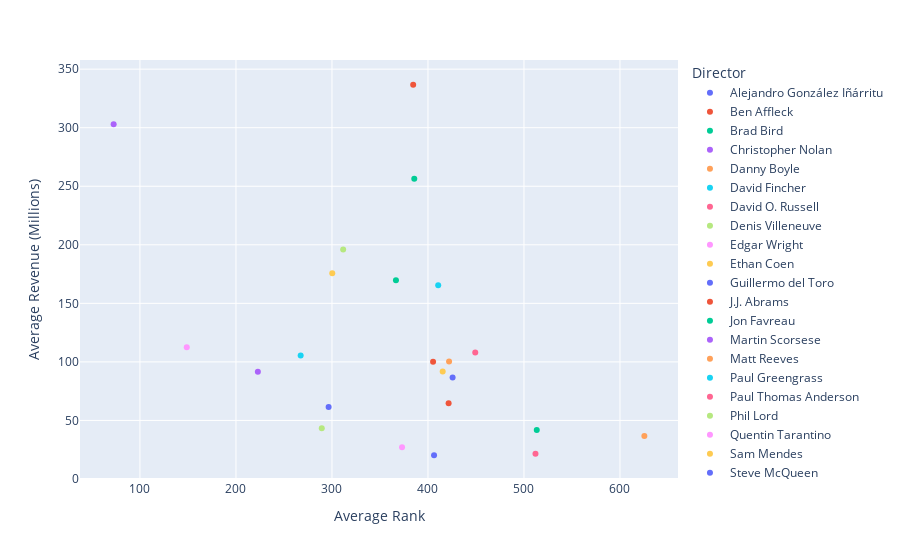

This figure's notebook cell:
### Code cell
scatter_fig = px.scatter(
    data_frame=final_director,
    x = "Average Rank",
    y = "Average Revenue (Millions)",
    color= "Director",
    hover_name = "Director",
    hover_data = ["Average Rank","Average Revenue (Millions)"])
scatter_fig

### Figure 1 — Plotly figure (JSON) as saved in the notebook; plotly's stock layout.template omitted (floating-point values rounded to 4 significant figures)
{"data": [{"hovertemplate": "<b>%{hovertext}</b><br><br>Director=Alejandro González Iñárritu<br>Average Rank=%{x}<br>Average Revenue (Millions)=%{y}<extra></extra>", "hovertext": ["Alejandro González Iñárritu"], "legendgroup": "Alejandro González Iñárritu", "marker": {"color": "#636efa", "symbol": "circle"}, "mode": "markers", "name": "Alejandro González Iñárritu", "orientation": "v", "showlegend": true, "type": "scatter", "x": [425.7], "xaxis": "x", "y": [86.76], "yaxis": "y"}, {"hovertemplate": "<b>%{hovertext}</b><br><br>Director=Ben Affleck<br>Average Rank=%{x}<br>Average Revenue (Millions)=%{y}<extra></extra>", "hovertext": ["Ben Affleck"], "legendgroup": "Ben Affleck", "marker": {"color": "#EF553B", "symbol": "circle"}, "mode": "markers", "name": "Ben Affleck", "orientation": "v", "showlegend": true, "type": "scatter", "x": [421.5], "xaxis": "x", "y": [64.72], "yaxis": "y"}, {"hovertemplate": "<b>%{hovertext}</b><br><br>Director=Brad Bird<br>Average Rank=%{x}<br>Average Revenue (Millions)=%{y}<extra></extra>", "hovertext": ["Brad Bird"], "legendgroup": "Brad Bird", "marker": {"color": "#00cc96", "symbol": "circle"}, "mode": "markers", "name": "Brad Bird", "orientation": "v", "showlegend": true, "type": "scatter", "x": [366.7], "xaxis": "x", "y": [169.7], "yaxis": "y"}, {"hovertemplate": "<b>%{hovertext}</b><br><br>Director=Christopher Nolan<br>Average Rank=%{x}<br>Average Revenue (Millions)=%{y}<extra></extra>", "hovertext": ["Christopher Nolan"], "legendgroup": "Christopher Nolan", "marker": {"color": "#ab63fa", "symbol": "circle"}, "mode": "markers", "name": "Christopher Nolan", "orientation": "v", "showlegend": true, "type": "scatter", "x": [72.6], "xaxis": "x", "y": [303.0], "yaxis": "y"}, {"hovertemplate": "<b>%{hovertext}</b><br><br>Director=Danny Boyle<br>Average Rank=%{x}<br>Average Revenue (Millions)=%{y}<extra></extra>", "hovertext": ["Danny Boyle"], "legendgroup": "Danny Boyle", "marker": {"color": "#FFA15A", "symbol": "circle"}, "mode": "markers", "name": "Danny Boyle", "orientation": "v", "showlegend": true, "type": "scatter", "x": [625.4], "xaxis": "x", "y": [36.68], "yaxis": "y"}, {"hovertemplate": "<b>%{hovertext}</b><br><br>Director=David Fincher<br>Average Rank=%{x}<br>Average Revenue (Millions)=%{y}<extra></extra>", "hovertext": ["David Fincher"], "legendgroup": "David Fincher", "marker": {"color": "#19d3f3", "symbol": "circle"}, "mode": "markers", "name": "David Fincher", "orientation": "v", "showlegend": true, "type": "scatter", "x": [267.4], "xaxis": "x", "y": [105.5], "yaxis": "y"}, {"hovertemplate": "<b>%{hovertext}</b><br><br>Director=David O. Russell<br>Average Rank=%{x}<br>Average Revenue (Millions)=%{y}<extra></extra>", "hovertext": ["David O. Russell"], "legendgroup": "David O. Russell", "marker": {"color": "#FF6692", "symbol": "circle"}, "mode": "markers", "name": "David O. Russell", "orientation": "v", "showlegend": true, "type": "scatter", "x": [449.2], "xaxis": "x", "y": [108.1], "yaxis": "y"}, {"hovertemplate": "<b>%{hovertext}</b><br><br>Director=Denis Villeneuve<br>Average Rank=%{x}<br>Average Revenue (Millions)=%{y}<extra></extra>", "hovertext": ["Denis Villeneuve"], "legendgroup": "Denis Villeneuve", "marker": {"color": "#B6E880", "symbol": "circle"}, "mode": "markers", "name": "Denis Villeneuve", "orientation": "v", "showlegend": true, "type": "scatter", "x": [289.4], "xaxis": "x", "y": [43.24], "yaxis": "y"}, {"hovertemplate": "<b>%{hovertext}</b><br><br>Director=Edgar Wright<br>Average Rank=%{x}<br>Average Revenue (Millions)=%{y}<extra></extra>", "hovertext": ["Edgar Wright"], "legendgroup": "Edgar Wright", "marker": {"color": "#FF97FF", "symbol": "circle"}, "mode": "markers", "name": "Edgar Wright", "orientation": "v", "showlegend": true, "type": "scatter", "x": [373], "xaxis": "x", "y": [27.04], "yaxis": "y"}, {"hovertemplate": "<b>%{hovertext}</b><br><br>Director=Ethan Coen<br>Average Rank=%{x}<br>Average Revenue (Millions)=%{y}<extra></extra>", "hovertext": ["Ethan Coen"], "legendgroup": "Ethan Coen", "marker": {"color": "#FECB52", "symbol": "circle"}, "mode": "markers", "name": "Ethan Coen", "orientation": "v", "showlegend": true, "type": "scatter", "x": [415.3], "xaxis": "x", "y": [91.77], "yaxis": "y"}, {"hovertemplate": "<b>%{hovertext}</b><br><br>Director=Guillermo del Toro<br>Average Rank=%{x}<br>Average Revenue (Millions)=%{y}<extra></extra>", "hovertext": ["Guillermo del Toro"], "legendgroup": "Guillermo del Toro", "marker": {"color": "#636efa", "symbol": "circle"}, "mode": "markers", "name": "Guillermo del Toro", "orientation": "v", "showlegend": true, "type": "scatter", "x": [296.5], "xaxis": "x", "y": [61.56], "yaxis": "y"}, {"hovertemplate": "<b>%{hovertext}</b><br><br>Director=J.J. Abrams<br>Average Rank=%{x}<br>Average Revenue (Millions)=%{y}<extra></extra>", "hovertext": ["J.J. Abrams"], "legendgroup": "J.J. Abrams", "marker": {"color": "#EF553B", "symbol": "circle"}, "mode": "markers", "name": "J.J. Abrams", "orientation": "v", "showlegend": true, "type": "scatter", "x": [384.6], "xaxis": "x", "y": [336.7], "yaxis": "y"}, {"hovertemplate": "<b>%{hovertext}</b><br><br>Director=Jon Favreau<br>Average Rank=%{x}<br>Average Revenue (Millions)=%{y}<extra></extra>", "hovertext": ["Jon Favreau"], "legendgroup": "Jon Favreau", "marker": {"color": "#00cc96", "symbol": "circle"}, "mode": "markers", "name": "Jon Favreau", "orientation": "v", "showlegend": true, "type": "scatter", "x": [385.8], "xaxis": "x", "y": [256.4], "yaxis": "y"}, {"hovertemplate": "<b>%{hovertext}</b><br><br>Director=Martin Scorsese<br>Average Rank=%{x}<br>Average Revenue (Millions)=%{y}<extra></extra>", "hovertext": ["Martin Scorsese"], "legendgroup": "Martin Scorsese", "marker": {"color": "#ab63fa", "symbol": "circle"}, "mode": "markers", "name": "Martin Scorsese", "orientation": "v", "showlegend": true, "type": "scatter", "x": [222.8], "xaxis": "x", "y": [91.62], "yaxis": "y"}, {"hovertemplate": "<b>%{hovertext}</b><br><br>Director=Matt Reeves<br>Average Rank=%{x}<br>Average Revenue (Millions)=%{y}<extra></extra>", "hovertext": ["Matt Reeves"], "legendgroup": "Matt Reeves", "marker": {"color": "#FFA15A", "symbol": "circle"}, "mode": "markers", "name": "Matt Reeves", "orientation": "v", "showlegend": true, "type": "scatter", "x": [422], "xaxis": "x", "y": [100.2], "yaxis": "y"}, {"hovertemplate": "<b>%{hovertext}</b><br><br>Director=Paul Greengrass<br>Average Rank=%{x}<br>Average Revenue (Millions)=%{y}<extra></extra>", "hovertext": ["Paul Greengrass"], "legendgroup": "Paul Greengrass", "marker": {"color": "#19d3f3", "symbol": "circle"}, "mode": "markers", "name": "Paul Greengrass", "orientation": "v", "showlegend": true, "type": "scatter", "x": [410.7], "xaxis": "x", "y": [165.5], "yaxis": "y"}, {"hovertemplate": "<b>%{hovertext}</b><br><br>Director=Paul Thomas Anderson<br>Average Rank=%{x}<br>Average Revenue (Millions)=%{y}<extra></extra>", "hovertext": ["Paul Thomas Anderson"], "legendgroup": "Paul Thomas Anderson", "marker": {"color": "#FF6692", "symbol": "circle"}, "mode": "markers", "name": "Paul Thomas Anderson", "orientation": "v", "showlegend": true, "type": "scatter", "x": [512], "xaxis": "x", "y": [21.56], "yaxis": "y"}, {"hovertemplate": "<b>%{hovertext}</b><br><br>Director=Phil Lord<br>Average Rank=%{x}<br>Average Revenue (Millions)=%{y}<extra></extra>", "hovertext": ["Phil Lord"], "legendgroup": "Phil Lord", "marker": {"color": "#B6E880", "symbol": "circle"}, "mode": "markers", "name": "Phil Lord", "orientation": "v", "showlegend": true, "type": "scatter", "x": [311.7], "xaxis": "x", "y": [195.9], "yaxis": "y"}, {"hovertemplate": "<b>%{hovertext}</b><br><br>Director=Quentin Tarantino<br>Average Rank=%{x}<br>Average Revenue (Millions)=%{y}<extra></extra>", "hovertext": ["Quentin Tarantino"], "legendgroup": "Quentin Tarantino", "marker": {"color": "#FF97FF", "symbol": "circle"}, "mode": "markers", "name": "Quentin Tarantino", "orientation": "v", "showlegend": true, "type": "scatter", "x": [148.8], "xaxis": "x", "y": [112.5], "yaxis": "y"}, {"hovertemplate": "<b>%{hovertext}</b><br><br>Director=Sam Mendes<br>Average Rank=%{x}<br>Average Revenue (Millions)=%{y}<extra></extra>", "hovertext": ["Sam Mendes"], "legendgroup": "Sam Mendes", "marker": {"color": "#FECB52", "symbol": "circle"}, "mode": "markers", "name": "Sam Mendes", "orientation": "v", "showlegend": true, "type": "scatter", "x": [300.3], "xaxis": "x", "y": [175.8], "yaxis": "y"}, {"hovertemplate": "<b>%{hovertext}</b><br><br>Director=Steve McQueen<br>Average Rank=%{x}<br>Average Revenue (Millions)=%{y}<extra></extra>", "hovertext": ["Steve McQueen"], "legendgroup": "Steve McQueen", "marker": {"color": "#636efa", "symbol": "circle"}, "mode": "markers", "name": "Steve McQueen", "orientation": "v", "showlegend": true, "type": "scatter", "x": [406.3], "xaxis": "x", "y": [20.27], "yaxis": "y"}, {"hovertemplate": "<b>%{hovertext}</b><br><br>Director=Tom Hooper<br>Average Rank=%{x}<br>Average Revenue (Millions)=%{y}<extra></extra>", "hovertext": ["Tom Hooper"], "legendgroup": "Tom Hooper", "marker": {"color": "#EF553B", "symbol": "circle"}, "mode": "markers", "name": "Tom Hooper", "orientation": "v", "showlegend": true, "type": "scatter", "x": [405.3], "xaxis": "x", "y": [100.1], "yaxis": "y"}, {"hovertemplate": "<b>%{hovertext}</b><br><br>Director=Wes Anderson<br>Average Rank=%{x}<br>Average Revenue (Millions)=%{y}<extra></extra>", "hovertext": ["Wes Anderson"], "legendgroup": "Wes Anderson", "marker": {"color": "#00cc96", "symbol": "circle"}, "mode": "markers", "name": "Wes Anderson", "orientation": "v", "showlegend": true, "type": "scatter", "x": [513.3], "xaxis": "x", "y": [41.86], "yaxis": "y"}], "layout": {"legend": {"title": {"text": "Director"}, "tracegroupgap": 0}, "margin": {"t": 60}, "xaxis": {"anchor": "y", "domain": [0, 1], "title": {"text": "Average Rank"}}, "yaxis": {"anchor": "x", "domain": [0, 1], "title": {"text": "Average Revenue (Millions)"}}}}
